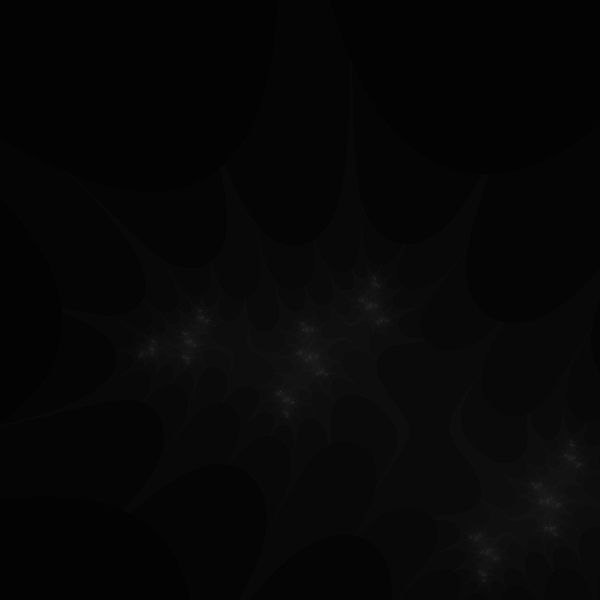
Frame 1 (no input)
Frame 60 (no input): identical to frame 1, image omitted
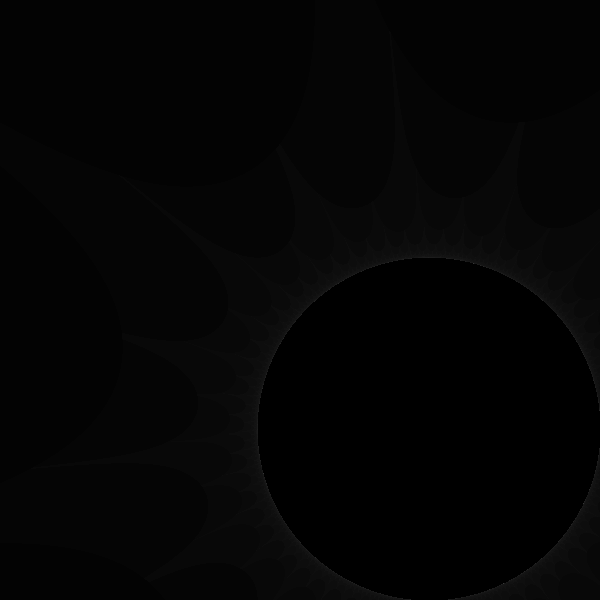
Frame 120 (the mouse pressed at the canvas centre since frame 60)

The p5.js sketch that drew these frames (run headless with seeded random() and noise() and a simulated clock; from frame 60 on, the mouse is pressed at the canvas centre):

// p5.js sketch
// ── sketch.js
let minSlider, maxSlider;
let minVal = -2.5;
let maxVal = 1;
let maxIterations = 100;

function setup() {
  createCanvas(600, 600);
  pixelDensity(1);
  colorMode(HSB, 255);
  minSlider = createSlider(-3, 0, -2.5, 0.01);
  maxSlider = createSlider(0, 3, 1, 0.01);
  canvas.addEventListener("wheel", handleScroll);
}

function draw() {
  minVal = minSlider.value();
  maxVal = maxSlider.value();
  loadPixels();
  for (let x = 0; x < width; x++) {
    for (let y = 0; y < height; y++) {
      let a = map(x, 0, width, minVal, maxVal);
      let b = map(y, 0, height, minVal, maxVal);
      let ca = map(mouseX, 0, width, -1, 1);
      let cb = map(mouseY, 0, height, -1, 1);
      let n = 0;
      while (n < maxIterations) {
        let aa = a * a - b * b;
        let bb = 2 * a * b;
        a = aa + ca;
        b = bb + cb;
        if (abs(a + b) > 16) {
          break;
        }
        n++;
      }
      let bright = map(n, 0, maxIterations, 0, 255);
      if (n === maxIterations) {
        bright = 0;
      }
      let hue = map(bright, 0, 255, 0, 255);
      let saturation = map(bright, 0, 255, 0, 255);
      let index = (x + y * width) * 4;
      pixels[index + 0] = hue;
      pixels[index + 1] = saturation;
      pixels[index + 2] = bright;
      pixels[index + 3] = 255;
    }
  }
  updatePixels();
}

function handleScroll(event) {
  let scrollAmount = event.deltaY;
  let zoomFactor = 0.05;
  if (scrollAmount > 0) {
    // zoom out
    minSlider.value(minSlider.value() - zoomFactor);
    maxSlider.value(maxSlider.value() + zoomFactor);
  } else {
    // zoom in
    minSlider.value(minSlider.value() + zoomFactor);
    maxSlider.value(maxSlider.value() - zoomFactor);
  }
}
